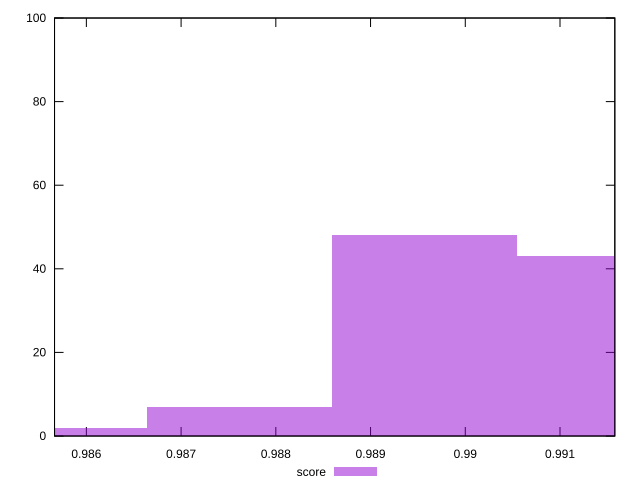

Write gnuplot code to recreate this figure.
reset

$score <<EOF
0.989572765608667 48
0.9876170882062784 7
0.9915284430110557 43
0.9856614108038897 2
EOF

set key outside below
set boxwidth 0.00195567740238867
set xrange [0.9856639742075987:0.9915786630371468]
set yrange [0:100]
set trange [0:100]
set style fill transparent solid 0.5 noborder
set terminal svg size 640, 490 enhanced background rgb 'white'
set output "report_00008_2021-01-22T20:58:29.167/bootup-time/samples/pages+cached/score/histogram.svg"

plot $score title "score" with boxes

reset
